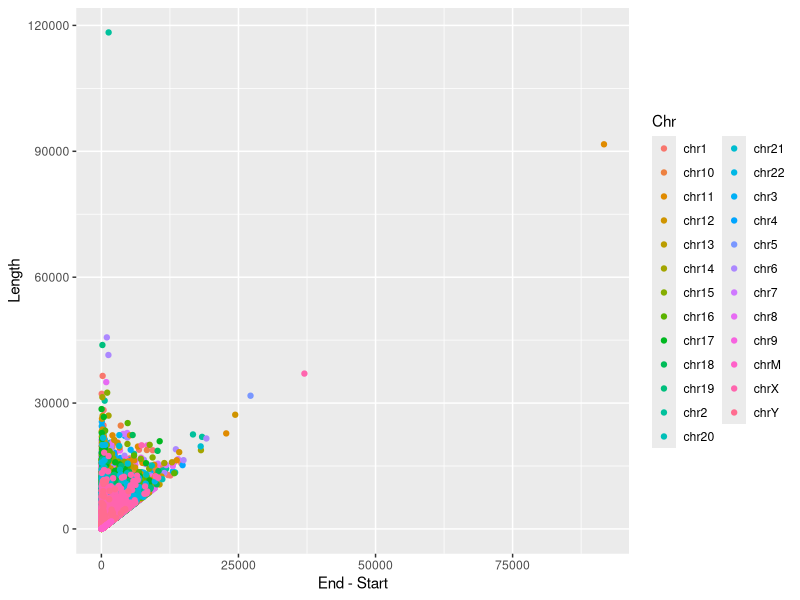
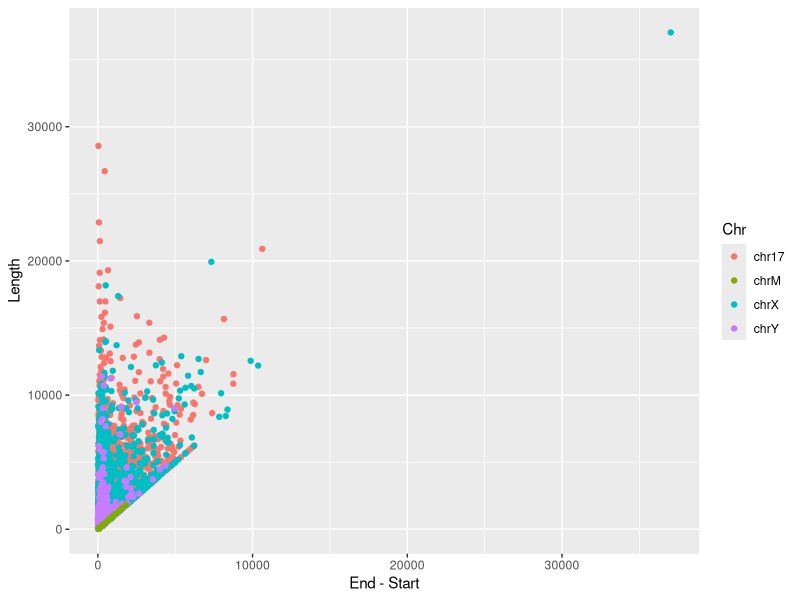
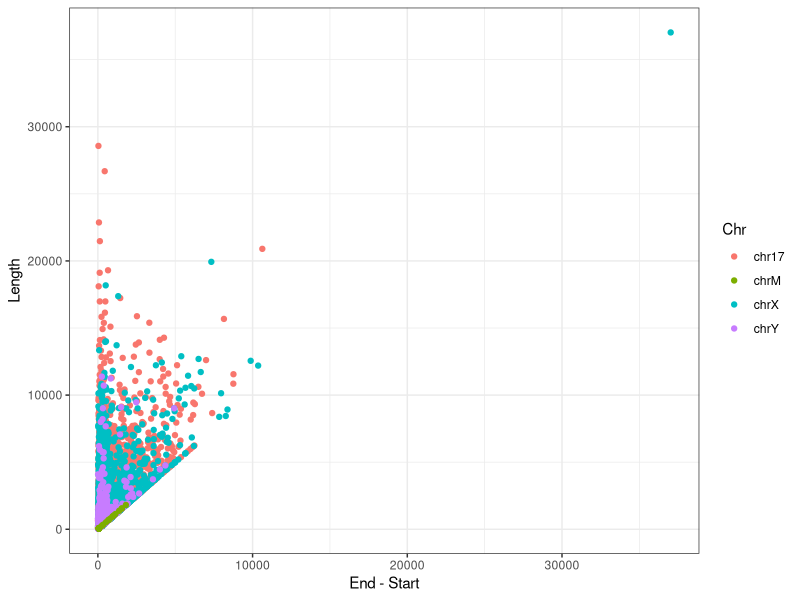
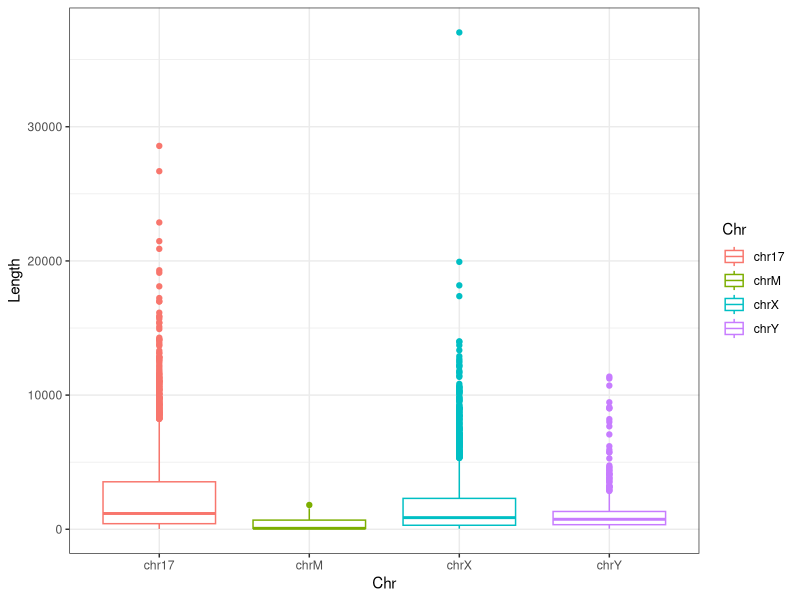
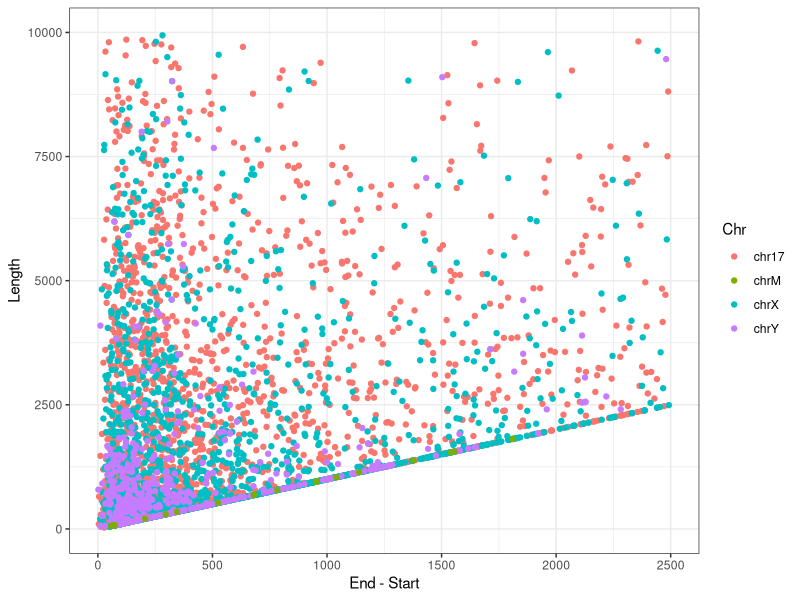
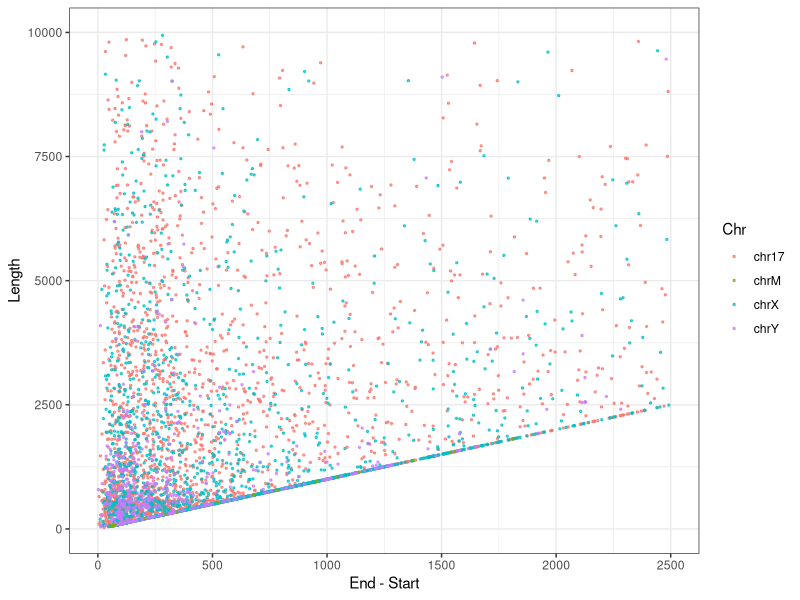
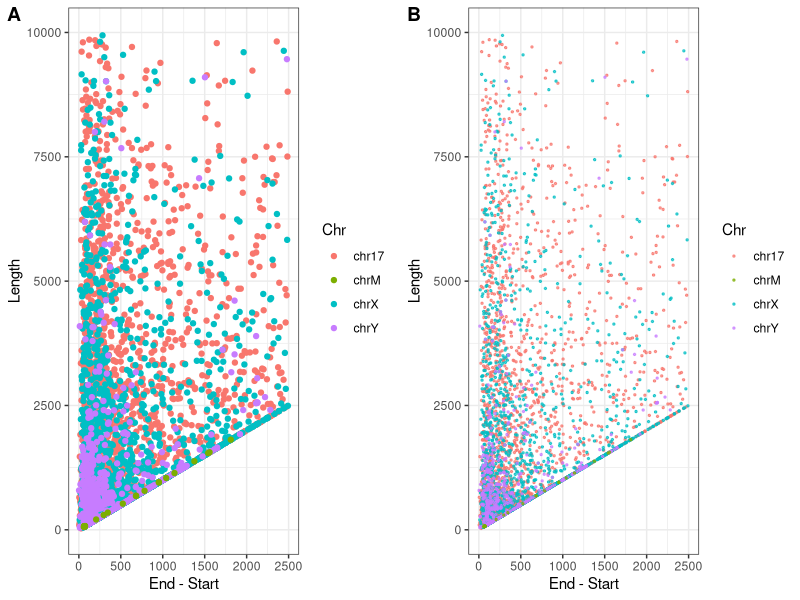
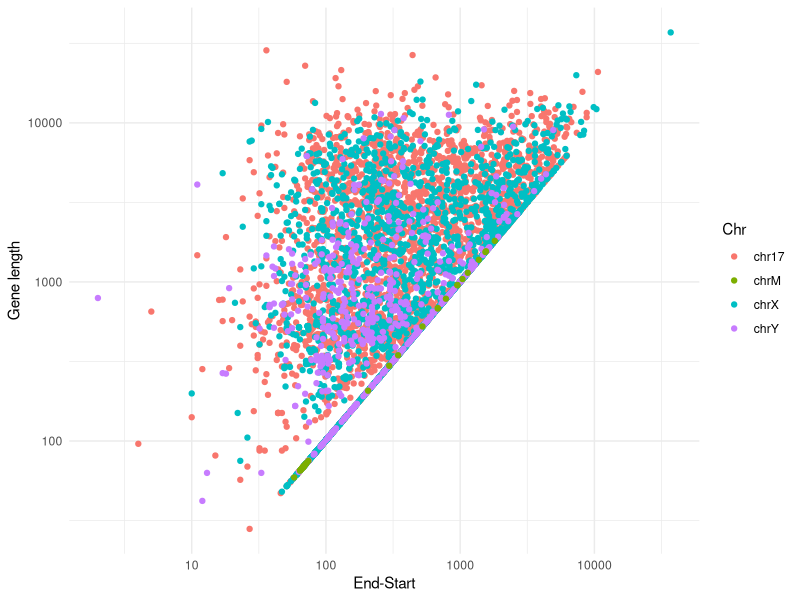

Recreate these plots in R, in order.
## DataViz 2.0 Workshop
## Part 2

library(tidyverse)
library(ggpubr); library(ggrepel)

## Data Import
gene_loc <- read.table("GSE69360.gene-locations.txt",
                       header = T)

## Plotting
scatter <- ggplot(gene_loc, aes(x=End-Start, y=Length, group=Chr, color=Chr)) +
  geom_point()
scatter

### It is hard to visualize the entire data.
### Let's pretend we are only interested in a small set of chromosomes.
### Let's subset the data and add a few variables!

target <- c("chrX", "chrY", "chrM", "chr17")
gene_loc2 <- filter(gene_loc, Chr %in% target)

log_EndStart <- log10(gene_loc2$End-gene_loc2$Start)
log_length <- log10(gene_loc2$Length)
gene_loc2$log_length <- log_length
gene_loc2$log_EndStart <- log_EndStart
head(gene_loc2)

## Now let's check the new scatter plot... mmm still not the best
scatter <- ggplot(gene_loc2, aes(x = End-Start, y = Length, group=Chr, color=Chr)) +
  geom_point()
scatter

## the gray background is annoying... remove it!
scatter <- ggplot(gene_loc2, aes(x = End-Start, y = Length, group=Chr, color=Chr)) +
  geom_point() +
  theme_bw()
scatter

### recap, try a different geometry .. by yourself!
box1 <- ggplot(gene_loc2, aes(x = Chr, y = Length, group=Chr, color=Chr)) +
  geom_boxplot() +
  theme_bw()
box1

## adjust the axes
scatter <- ggplot(gene_loc2 ,aes(x = End-Start, y = Length, group=Chr, color=Chr)) +
  geom_point() +
  theme_bw() +
  xlim(0, 2500)+ ylim(0, 10000)
scatter

### where are the green dots?
scatter3 <- ggplot(gene_loc2 ,aes(x = End-Start, y = Length, group=Chr, color=Chr)) +
  geom_point(alpha = 0.7, size =0.5) +
  theme_bw() +
  xlim(0, 2500)+ ylim(0, 10000)
scatter3

## Did it change? compare the plots side-by-side
ggarrange(scatter, scatter3,
          labels = c("A", "B"),
          ncol = 2, nrow = 1)

## transformed the axes.. Thats better.. isny it?
trans_scatter <- scatter +
  scale_x_log10("End-Start") +
  scale_y_log10("Gene length") +
  theme_minimal()
trans_scatter

## You want to add the regression lines.. So, lets do a multiple regression
scatter1 <- ggplot(gene_loc2, aes(x = log_EndStart, y = log_length, color=Chr)) +
  geom_point() +
  theme_bw() +
  geom_smooth(method=lm,  se=FALSE)
scatter1

## We can see the lines clearly. Can you thing in a solution?
scatter2 <- ggplot(gene_loc2, aes(x = log_EndStart, y = log_length, color=Chr)) +
  geom_point(size =1, alpha = 0.2) +
  geom_smooth(method=lm, se=FALSE) +
  theme_bw()
scatter2

##Can you put them together in the same graph to compare?
ggarrange(scatter1, scatter2,
          labels = c("A", "B"),
          ncol = 2, nrow = 1)

## Now, lets add some numerical values to the graph. Like R^2
scatter <- ggplot(gene_loc2, aes(x = log_EndStart, y = log_length, color = Chr))+
  geom_point() +
  theme_bw() +
  geom_smooth(method = lm, se = FALSE)+
  ggpubr::stat_cor()
scatter

## Now, lets add some numerical values to the graph. Linear quation
scatter <- ggplot(gene_loc2, aes(x = log_EndStart, y = log_length, color = Chr))+
  geom_point() +
  geom_smooth(method = lm, se = FALSE)+
  ggpubr::stat_regline_equation()
scatter

## Your boss wants to see the lines in different plots!
## multiple regression with equation and r2 different plots
ml_scatter <- ggscatter(gene_loc2, x = "log_EndStart", y = "log_length",
  color = "Chr", palette = "jco",
  add = "reg.line") +
  facet_wrap(~Chr) +
  stat_cor(label.y = 4.4) +
  stat_regline_equation(label.y = 4.2)
ml_scatter

## labeling a point in a scatterplot..
scatter <- ggplot(gene_loc2 ,aes(x = End-Start, y = Length, group=Chr, color=Chr)) +
  geom_point()
scatter

## that gene in the corner looks interesting!! What gene is it?
scatter <- ggplot(gene_loc2, aes(x = End-Start, y = Length, group=Chr, color=Chr)) +
  geom_point()+
  geom_text(label=gene_loc2$Geneid, size = 2, color="black")
scatter

## second example!! Laballing point and adding confidence interval to a regresion.
a <- gene_loc %>%
  group_by(Chr) %>%
  summarize(meanLength = mean(Length), numGenes = n())
head(a)

scatter2 <- ggplot(a, aes(x = numGenes, y = meanLength)) +
  geom_point()+
  theme_bw()
scatter2

## which chromosome is represented by which point?
scatter2 <- ggplot(a, aes(x = numGenes, y = meanLength)) +
  geom_point()+
  theme_bw()+
  geom_text(label=a$Chr, size = 2, color="black")
scatter2

## geom_text_repel is a better function!
scatter2 <- ggplot(a, aes(x = numGenes, y = meanLength)) +
  geom_point()+
  theme_bw()+
  geom_text_repel(aes(label = Chr), color="red", segment.color="blue")
scatter2

## add confidence interval
scatter2 <- ggplot(a, aes(x = numGenes, y = meanLength)) +
  geom_point()+
  theme_bw()+
  geom_text_repel(aes(label = Chr), color="red", segment.color="blue")+
  geom_smooth(method = loess, color = "lightblue", alpha = 0.1)
scatter2
